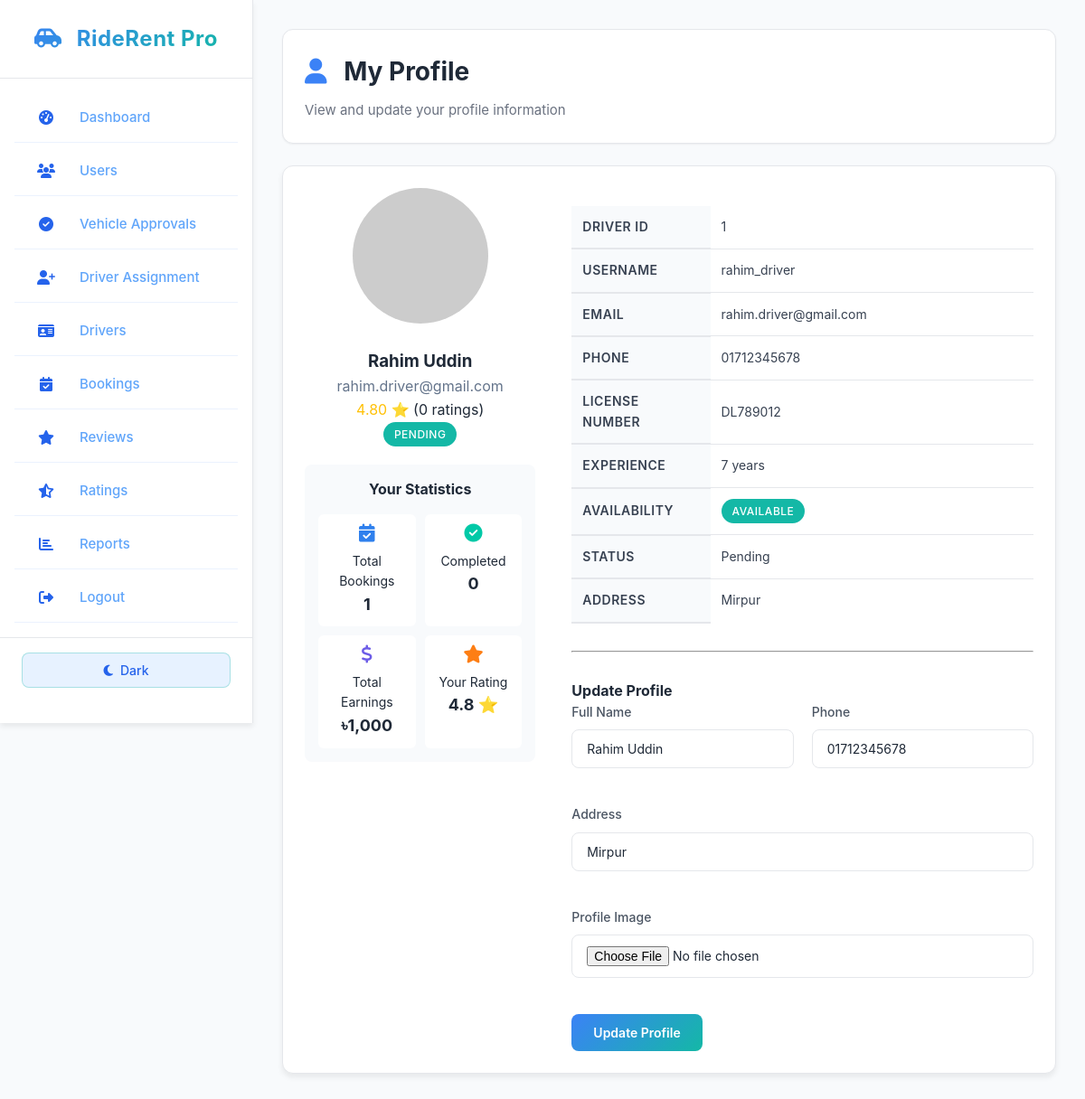
The page /driver/profile.php (signed in) on the database its author committed.
### tables this page shows
CREATE TABLE `driver` (
  `driver_id` int(11) NOT NULL,
  `full_name` varchar(100) NOT NULL,
  `username` varchar(50) NOT NULL,
  `email` varchar(100) NOT NULL,
  `phone` varchar(20) DEFAULT NULL,
  `password` varchar(255) NOT NULL,
  `nid_number` varchar(50) DEFAULT NULL,
  `nid_photo` varchar(255) DEFAULT NULL,
  `license_number` varchar(50) DEFAULT NULL,
  `license_photo` varchar(255) DEFAULT NULL,
  `experience_years` int(11) DEFAULT 0,
  `availability` enum('Available','Unavailable') DEFAULT 'Available',
  `rating` decimal(3,2) DEFAULT 0.00,
  `rating_count` int(11) DEFAULT 0,
  `address` varchar(255) DEFAULT NULL,
  `profile_image` varchar(255) DEFAULT NULL,
  `status` varchar(20) DEFAULT 'Pending',
  `created_at` timestamp NOT NULL DEFAULT current_timestamp()
);

### driver/profile.php (the view, shortened to what this page needs)
<?php
require_once __DIR__ . '/../config/database.php';
$driver_id = $_SESSION['driver_id'];
$driverInfo = mysqli_fetch_assoc(mysqli_query($conn, "SELECT * FROM driver WHERE driver_id = '$driver_id'"));
$total_bookings = 0;
$completed_bookings = 0;
$total_earnings = 0;
$bookings_query = mysqli_query($conn, "SELECT * FROM booking WHERE driver_id = '$driver_id'");
if($bookings_query) {
    $total_bookings = mysqli_num_rows($bookings_query);
    while($booking = mysqli_fetch_assoc($bookings_query)) {
        if($booking['payment_status'] == 'Paid') {
            $total_earnings += $booking['driver_fee'];
        }
    }
}
?>
<!DOCTYPE html>
<html lang="en">
<head>
    <link rel="stylesheet" href="../assets/css/new-theme.css">
    <link rel="stylesheet" href="https://cdnjs.cloudflare.com/ajax/libs/font-awesome/6.4.0/css/all.min.css">
</head>
<body>
<div class="dashboard-container">
    <?php require_once __DIR__ . '/../includes/sidebar.php'; ?>
    <div class="main-content">
        <div class="page-header">
            <h1><i class="fas fa-user"></i> My Profile</h1>
            <p>View and update your profile information</p>
        </div>
        <div class="card">
            <div class="card-body" style="display: grid; grid-template-columns: 1fr 2fr; gap: 40px;">
                <div style="text-align: center;">
                    <?php if(!empty($driverInfo['profile_image'])) { ?>
                        <img src="../assets/uploads/<?php echo $driverInfo['profile_image']; ?>" style="width: 150px; height: 150px; border-radius: 50%; object-fit: cover; margin-bottom: 20px;">
                    <?php } else { ?>
                        <img src="https://via.placeholder.com/150x150?text=Driver" style="width: 150px; height: 150px; border-radius: 50%; object-fit: cover; margin-bottom: 20px;">
                    <?php } ?>
                    <h3><?php echo $driverInfo['full_name']; ?></h3>
                    <p style="color: var(--medium-gray);"><?php echo $driverInfo['email']; ?></p>
                    <p><span style="color: #ffc107;"><?php echo $driverInfo['rating']; ?> ⭐</span> (<?php echo $driverInfo['rating_count']; ?> ratings)</p>
                    <p><span class="badge badge-success"><?php echo $driverInfo['status']; ?></span></p>
                    <div style="margin-top: 20px; padding: 15px; background: var(--off-white); border-radius: var(--radius-md);">
                        <h4 style="margin-bottom: 15px;">Your Statistics</h4>
                        <div style="display: grid; grid-template-columns: 1fr 1fr; gap: 10px;">
                            <div style="text-align: center; padding: 10px; background: white; border-radius: var(--radius-sm);">
                                <i class="fas fa-calendar-check" style="color: #2F80ED; font-size: 20px;"></i>
                                <p style="margin: 5px 0 0 0; font-size: 14px;">Total Bookings</p>
                                <strong style="font-size: 18px;"><?php echo $total_bookings; ?></strong>
                            </div>
                            <div style="text-align: center; padding: 10px; background: white; border-radius: var(--radius-sm);">
                                <i class="fas fa-check-circle" style="color: #00C9A7; font-size: 20px;"></i>
                                <p style="margin: 5px 0 0 0; font-size: 14px;">Completed</p>
                                <strong style="font-size: 18px;"><?php echo $completed_bookings; ?></strong>
                            </div>
                            <div style="text-align: center; padding: 10px; background: white; border-radius: var(--radius-sm);">
                                <i class="fas fa-dollar-sign" style="color: #6C5CE7; font-size: 20px;"></i>
                                <p style="margin: 5px 0 0 0; font-size: 14px;">Total Earnings</p>
                                <strong style="font-size: 18px;">৳<?php echo number_format($total_earnings); ?></strong>
                            </div>
                            <div style="text-align: center; padding: 10px; background: white; border-radius: var(--radius-sm);">
                                <i class="fas fa-star" style="color: #FD7E14; font-size: 20px;"></i>
                                <p style="margin: 5px 0 0 0; font-size: 14px;">Your Rating</p>
                                <strong style="font-size: 18px;"><?php echo number_format($driverInfo['rating'], 1); ?> ⭐</strong>
                            </div>
                        </div>
                    </div>
                </div>
                <div>
                    <table style="width: 100%; margin-top: 20px;">
                        <tr>
                            <th style="width: 30%; padding: 12px; background: var(--off-white); color: var(--dark-gray); font-weight: 600;">Driver ID</th>
                            <td style="padding: 12px; color: var(--dark-gray);"><?php echo $driverInfo['driver_id']; ?></td>
                        </tr>
                        <tr>
                            <th style="padding: 12px; background: var(--off-white); color: var(--dark-gray); font-weight: 600;">Username</th>
                            <td style="padding: 12px; color: var(--dark-gray);"><?php echo $driverInfo['username']; ?></td>
                        </tr>
                        <tr>
                            <th style="padding: 12px; background: var(--off-white); color: var(--dark-gray); font-weight: 600;">Email</th>
                            <td style="padding: 12px; color: var(--dark-gray);"><?php echo $driverInfo['email']; ?></td>
                        </tr>
                        <tr>
                            <th style="padding: 12px; background: var(--off-white); color: var(--dark-gray); font-weight: 600;">Phone</th>
                            <td style="padding: 12px; color: var(--dark-gray);"><?php echo $driverInfo['phone']; ?></td>
                        </tr>
                        <tr>
                            <th style="padding: 12px; background: var(--off-white); color: var(--dark-gray); font-weight: 600;">License Number</th>
                            <td style="padding: 12px; color: var(--dark-gray);"><?php echo $driverInfo['license_number']; ?></td>
                        </tr>
                        <tr>
                            <th style="padding: 12px; background: var(--off-white); color: var(--dark-gray); font-weight: 600;">Experience</th>
                            <td style="padding: 12px; color: var(--dark-gray);"><?php echo $driverInfo['experience_years']; ?> years</td>
                        </tr>
                        <tr>
                            <th style="padding: 12px; background: var(--off-white); color: var(--dark-gray); font-weight: 600;">Availability</th>
                            <td style="padding: 12px; color: var(--dark-gray);">
                                <?php if($driverInfo['availability'] == 'Available') { ?>
                                    <span class="badge badge-success">Available</span>
                                <?php } else { ?>
                                    <span class="badge badge-warning">Unavailable</span>
                                <?php } ?>
                            </td>
                        </tr>
                        <tr>
                            <th style="padding: 12px; background: var(--off-white); color: var(--dark-gray); font-weight: 600;">Status</th>
                            <td style="padding: 12px; color: var(--dark-gray);"><?php echo $driverInfo['status']; ?></td>
                        </tr>
                        <tr>
                            <th style="padding: 12px; background: var(--off-white); color: var(--dark-gray); font-weight: 600;">Address</th>
                            <td style="padding: 12px; color: var(--dark-gray);"><?php echo $driverInfo['address']; ?></td>
                        </tr>
                    </table>
                    <hr style="margin: 30px 0;">
                    <h4>Update Profile</h4>
                    <form method="POST" enctype="multipart/form-data" style="display: grid; grid-template-columns: 1fr 1fr; gap: 20px;">
                        <div class="form-group">
                            <label class="form-label">Full Name</label>
                            <input type="text" name="full_name" class="form-control" value="<?php echo $driverInfo['full_name']; ?>" required>
                        </div>
                        <div class="form-group">
                            <label class="form-label">Phone</label>
                            <input type="text" name="phone" class="form-control" value="<?php echo $driverInfo['phone']; ?>">
                        </div>
                        <div class="form-group" style="grid-column: span 2;">
                            <label class="form-label">Address</label>
                            <input type="text" name="address" class="form-control" value="<?php echo $driverInfo['address']; ?>">
                        </div>
                        <div class="form-group" style="grid-column: span 2;">
                            <label class="form-label">Profile Image</label>
                            <input type="file" name="profile_image" class="form-control">
                        </div>
                        <div style="grid-column: span 2;">
                            <button type="submit" name="update_profile" class="btn btn-primary">Update Profile</button>
                        </div>
                    </form>
                </div>
            </div>
        </div>
    </div>
</div>
</body>
</html>

### rows shown on the page
driver: full_name "Rahim Uddin", email "rahim.driver@gmail.com", rating "4.80", rating_count "0", status "PENDING", rating "4.8", driver_id "1", username "rahim_driver", phone "01712345678", license_number "DL789012", experience_years "7", status "Pending", address "Mirpur"

### other values the page prints
$item['text'] "Dashboard"
$item['text'] "Users"
$item['text'] "Vehicle Approvals"
$item['text'] "Driver Assignment"
$item['text'] "Drivers"
$item['text'] "Bookings"
$item['text'] "Reviews"
$item['text'] "Ratings"
$item['text'] "Reports"
$total_bookings "1"
$completed_bookings "0"
$total_earnings "1,000"
